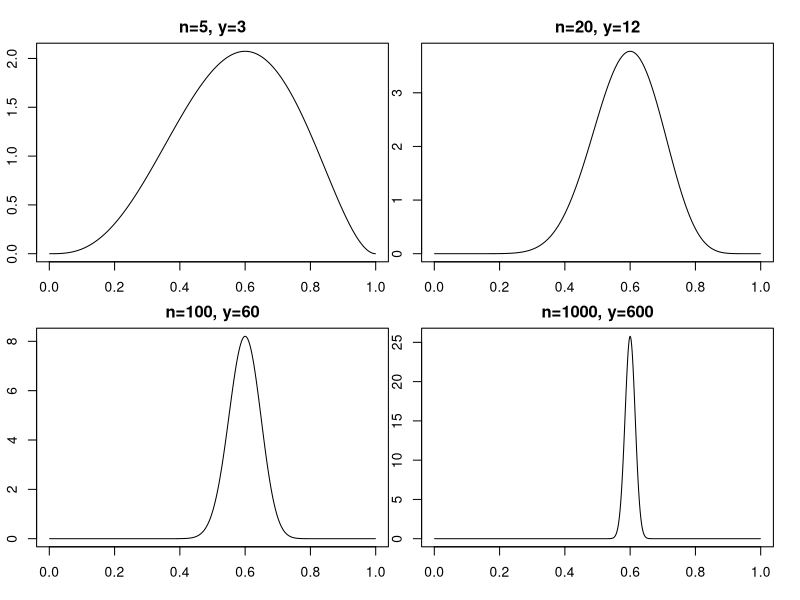

The R source for this figure: (Note: this script raises an error after producing the figure.)
## ---- chunk 1
knitr::opts_chunk$set(echo = FALSE)
knitr::opts_chunk$set(fig.align='center',collapse = TRUE)
## ---- chunk 2
par(mfrow = c(2,2), omi = c(.2,.2,.1,.1),mar=c(2,1,2,1))
y <- 3
n <- 5
theta <- seq(0.001,0.999,0.001)
plot(theta,dbeta(theta,shape1 = y+1,shape2 = n-y+1),type="l",main="n=5, y=3",xlab = "",ylab="")
y <- 12
n <- 20
plot(theta,dbeta(theta,shape1 = y+1,shape2 = n-y+1),type="l",main="n=20, y=12",xlab = "",ylab="")

y <- 60
n <- 100
plot(theta,dbeta(theta,shape1 = y+1,shape2 = n-y+1),type="l",main="n=100, y=60",xlab = "",ylab="")

y <- 600
n <- 1000
plot(theta,dbeta(theta,shape1 = y+1,shape2 = n-y+1),type="l",main="n=1000, y=600",xlab = "",ylab="")

## ---- chunk 3
knitr::include_graphics('figs/binterval.png')
## ---- chunk 4
knitr::include_graphics('figs/bprior')
## ---- chunk 5
knitr::include_graphics('figs/nonconjugate.png')
